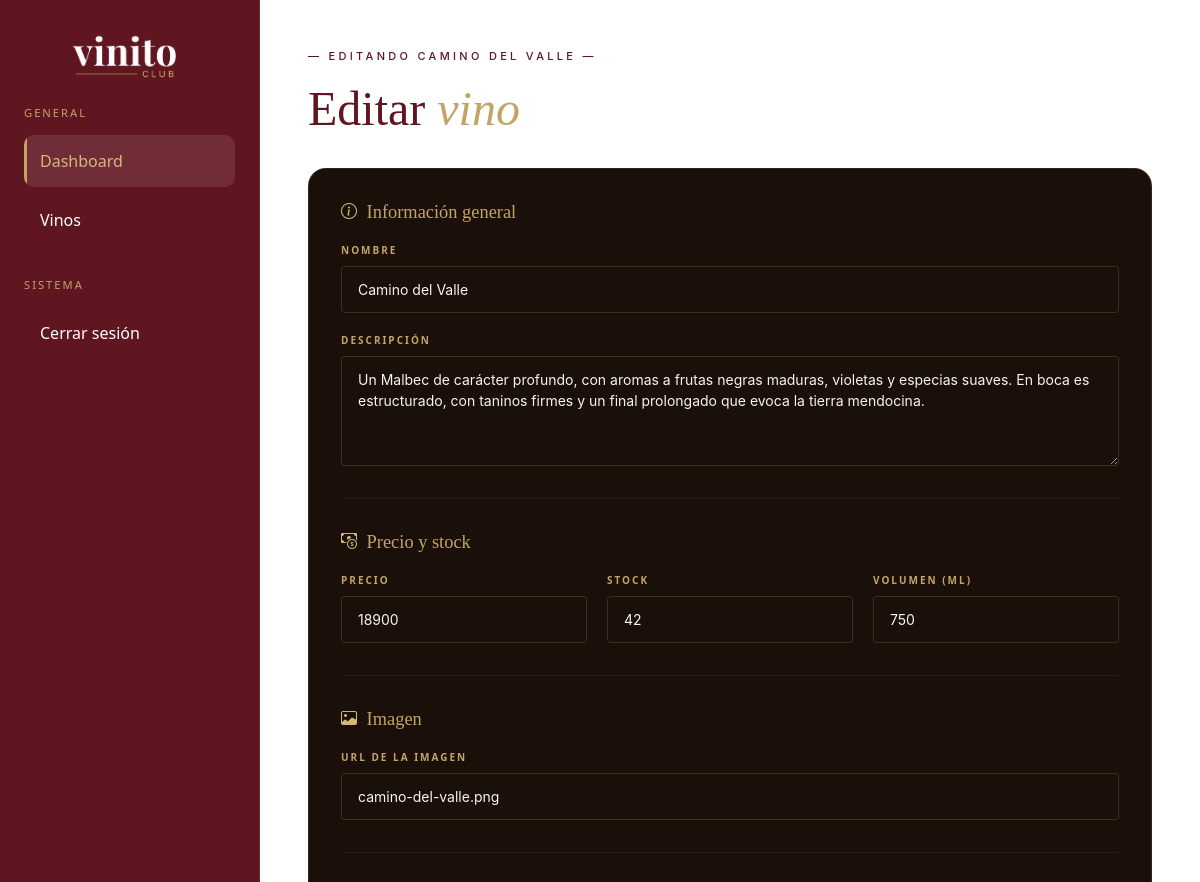
The page /admin/index.php?sec=vino-editar&id=1 (signed in, upper part) on the database as committed earlier.
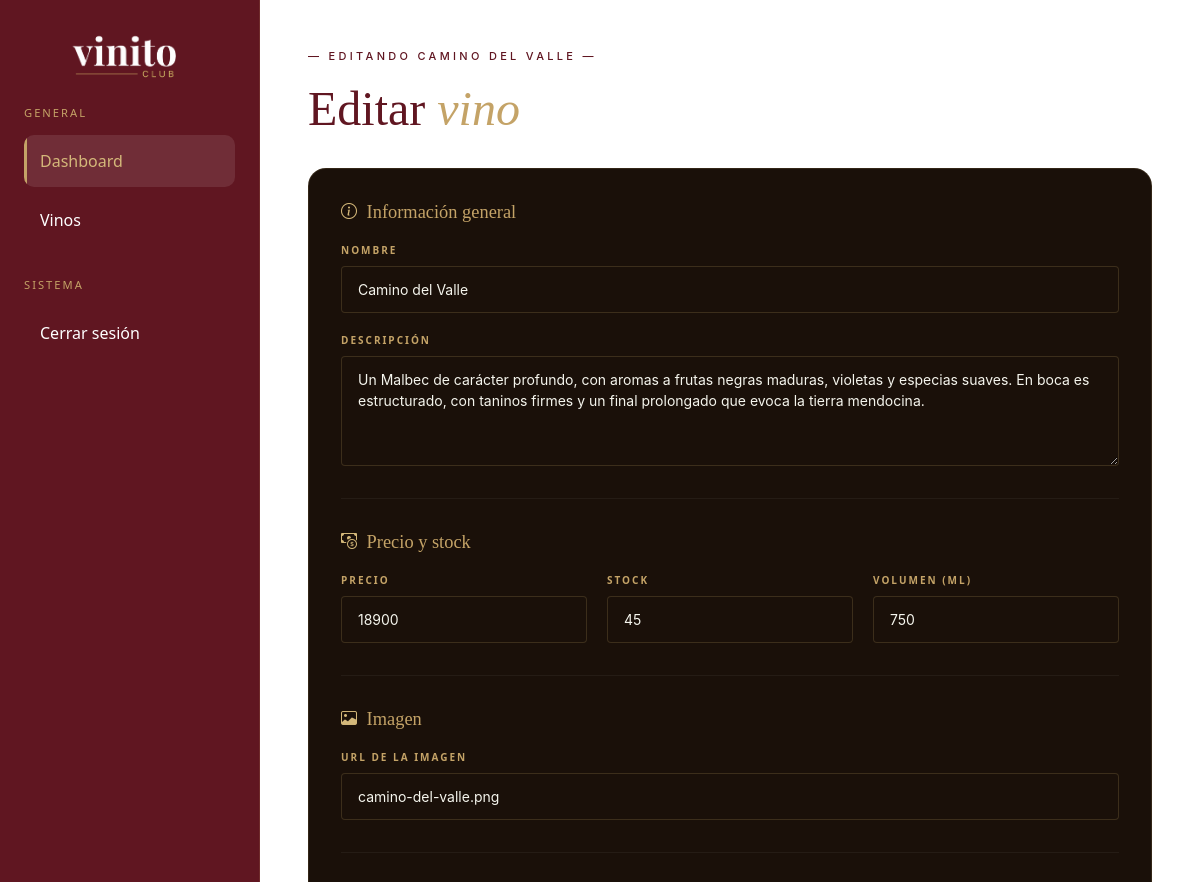
The same page on the database as committed later.
### tables this page shows
CREATE TABLE `vinos` (
  `id_vino` int NOT NULL,
  `nombre` varchar(150) NOT NULL,
  `descripcion` text NOT NULL,
  `precio` decimal(10,2) NOT NULL,
  `stock` int NOT NULL,
  `imagen` varchar(255) NOT NULL,
  `anio_cosecha` date NOT NULL,
  `volumen_ml` int NOT NULL,
  `temperatura_servicio` int NOT NULL,
  `bodega` varchar(100) NOT NULL,
  `categoria_id` int NOT NULL,
  `maridaje` varchar(255) NOT NULL,
  `destacado` tinyint(1) NOT NULL,
  `region` varchar(100) NOT NULL
);

### classes/Vino.php (called while the page is built, shortened)
<?php
class Vino
{
    private string $nombre;
    private string $descripcion;
    private float $precio;
    private int $stock;
    private string $imagen;
    private int $volumen_ml;
    public function __construct(
        ?int $id_vino = null,
        string $nombre = '',
        string $descripcion = '',
        float $precio = 0,
        int $stock = 0,
        string $imagen = '',
        string $anio_cosecha = '',
        int $volumen_ml = 0,
        string $temperatura_servicio = '',
        string $bodega = '',
        int $categoria_id = 0,
        string $maridaje = '',
        int $destacado = 0,
        string $region = ''
    )
    {
        $this->nombre = $nombre;
        $this->descripcion = $descripcion;
        $this->precio = $precio;
        $this->stock = $stock;
        $this->imagen = $imagen;
        $this->volumen_ml = $volumen_ml;
    }
    public static function vino_por_id(int $id): ?Vino
    {
        $conexion = (new Conexion())->getConexion();
        $query = "SELECT * FROM vinos
            WHERE id_vino = ?";
        $PDOStatement = $conexion->prepare($query);
        $PDOStatement->setFetchMode(
            PDO::FETCH_CLASS | PDO::FETCH_PROPS_LATE,
            self::class
        );
        $PDOStatement->execute([$id]);
        $resultado = $PDOStatement->fetch();
        return $resultado ?: null;
    }
    public function getNombre(): string
    {
        return $this->nombre;
    }
    public function getDescripcion(): string
    {
        return $this->descripcion;
    }
    public function getPrecio(): float
    {
        return $this->precio;
    }
    public function getVolumenMl(): int
    {
        return $this->volumen_ml;
    }
    public function getStock(): int
    {
        return $this->stock;
    }
    public function getImagen(): string
    {
        return $this->imagen;
    }
}

### admin/vistas/vino-editar.php (the view, shortened to what the changed rows need)
<div class="admin-layout">
    <aside class="admin-sidebar" id="adminSidebar">
        <div class="navbar-brand d-flex justify-content-start">
            <a href="index.php"><img src="../assets/img/logo.png" alt="Vinito Club" id="logoImg"></a>
        </div>
        <nav class="admin-nav">
            <h6>GENERAL</h6>
            <a href="index.php">Dashboard</a>
            <a href="vinos.php">Vinos</a>
            <h6>SISTEMA</h6>
            <a href="logout.php">Cerrar sesión</a>
        </nav>
    </aside>
    <main class="admin-content">
        <header class="admin-header vinos-header">
            <div>
                <p class="section-label"> — EDITANDO <?= htmlspecialchars(mb_strtoupper($vino->getNombre())) ?> — </p>
                <h1 class="section-title">Editar <em>vino</em></h1>
            </div>
        </header>
        <section class="form-panel">
            <form method="POST">
                <div class="form-section">
                    <h3 class="form-section-title"><i class="bi bi-info-circle"></i> Información general</h3>
                    <div class="form-grid">
                        <div class="form-group full">
                            <label class="form-label-custom">Nombre</label>
                            <input
                                type="text"
                                name="nombre"
                                class="form-control-custom"
                                value="<?= htmlspecialchars($vino->getNombre()) ?>"
                                required>
                        </div>
                        <div class="form-group full">
                            <label class="form-label-custom">Descripción</label>
                            <textarea
                                name="descripcion"
                                class="form-control-custom"
                                rows="4"
                                required><?= htmlspecialchars($vino->getDescripcion()) ?></textarea>
                        </div>
                    </div>
                </div>
                <div class="form-section">
                    <h3 class="form-section-title"><i class="bi bi-cash-coin"></i> Precio y stock</h3>
                    <div class="form-grid form-grid-3">
                        <div class="form-group">
                            <label class="form-label-custom">Precio</label>
                            <input
                                type="number"
                                step="0.01"
                                name="precio"
                                class="form-control-custom"
                                value="<?= $vino->getPrecio() ?>"
                                required>
                        </div>
                        <div class="form-group">
                            <label class="form-label-custom">Stock</label>
                            <input
                                type="number"
                                name="stock"
                                class="form-control-custom"
                                value="<?= $vino->getStock() ?>"
                                min="0"
                                required>
                        </div>
                        <div class="form-group">
                            <label class="form-label-custom">Volumen (ml)</label>
                            <input
                                type="number"
                                name="volumen_ml"
                                class="form-control-custom"
                                min="0"
                                value="<?= $vino->getVolumenMl() ?>"
                                required>
                        </div>
                    </div>
                </div>
                <div class="form-section">
                    <h3 class="form-section-title"><i class="bi bi-image"></i> Imagen</h3>
                    <div class="form-grid">
                        <div class="form-group full">
                            <label class="form-label-custom">URL de la imagen</label>
                            <input
                                type="text"
                                name="imagen"
                                class="form-control-custom"
                                value="<?= htmlspecialchars($vino->getImagen()) ?>"
                                placeholder="https://..."
                                required>
                        </div>
                    </div>
                </div>
            </form>
        </section>
    </main>
</div>

Rows that differ between the two databases and show on the page:
changed vinos "CAMINO DEL VALLE": stock "42" → "45"
